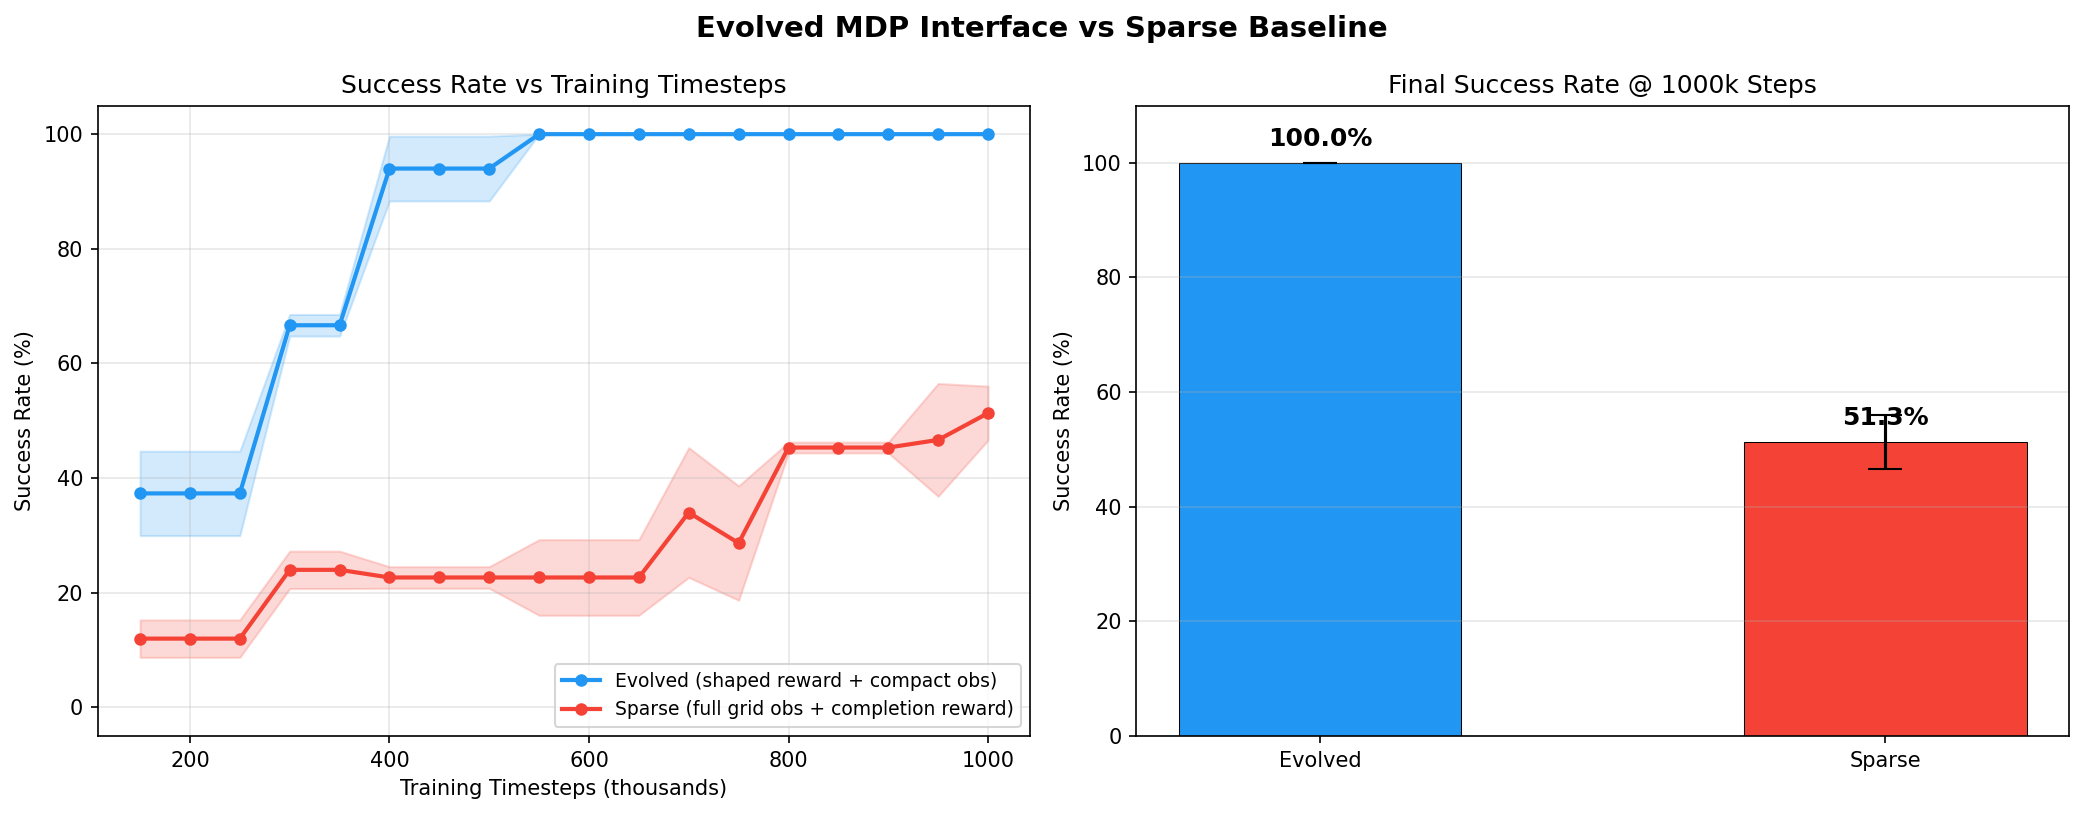

Recreate this plot in Python.
#!/usr/bin/env python3
"""Compare evolved MDP interface vs sparse baseline across training timesteps.

Trains both interfaces at multiple timestep checkpoints (50k, 100k, ..., 1M)
and plots success rate learning curves.

Sparse baseline = full grid observation (flattened) + task-completion-only reward.

Usage:
    python benchmark_evolved_vs_sparse.py
    python benchmark_evolved_vs_sparse.py --max-timesteps 500000 --step 50000 --seeds 3
"""

import argparse
import json
import time

import jax
import jax.numpy as jnp
import matplotlib.pyplot as plt
import numpy as np

import xminigrid

from mdp_discovery.config import Config
from mdp_discovery.mdp_interface import MDPInterface
from mdp_discovery.train import run_training

# ---------------------------------------------------------------------------
# Sparse baseline: full grid obs, task-completion reward only
# ---------------------------------------------------------------------------
SPARSE_CODE = '''
import jax
import jax.numpy as jnp

def get_observation(state):
    """Full grid observation flattened into a 1D vector."""
    grid = state.grid.astype(jnp.float32)
    flat_grid = grid.flatten()

    # Agent position and direction
    agent_pos = state.agent.position.astype(jnp.float32)
    agent_dir = jax.nn.one_hot(state.agent.direction, 4, dtype=jnp.float32)

    return jnp.concatenate([flat_grid, agent_pos, agent_dir])

def compute_reward(state, action, next_state):
    """Sparse reward: +1.0 when agent reaches the goal tile, 0.0 otherwise."""
    pos = next_state.agent.position
    tile = next_state.grid[pos[0], pos[1], 0]
    on_goal = (tile == 6).astype(jnp.float32)  # GOAL tile ID = 6
    return on_goal
'''

# ---------------------------------------------------------------------------
# Evolved interface (best from the run)
# ---------------------------------------------------------------------------
EVOLVED_CODE = '''
import jax
import jax.numpy as jnp

def get_observation(state):
    """Simple but effective observation: agent position, direction, and goal direction."""
    H, W = state.grid.shape[:2]

    # Agent position normalized to [0, 1]
    agent_pos = state.agent.position.astype(jnp.float32)
    norm_pos = agent_pos / jnp.array([H - 1, W - 1], dtype=jnp.float32)

    # Agent direction as one-hot
    dir_onehot = jax.nn.one_hot(state.agent.direction, 4, dtype=jnp.float32)

    # Find goal position
    goal_mask = (state.grid[:, :, 0] == 6)
    ys = jnp.arange(H, dtype=jnp.float32)
    xs = jnp.arange(W, dtype=jnp.float32)
    yy, xx = jnp.meshgrid(ys, xs, indexing='ij')

    goal_count = jnp.maximum(jnp.sum(goal_mask), 1.0)
    goal_y = jnp.sum(yy * goal_mask) / goal_count
    goal_x = jnp.sum(xx * goal_mask) / goal_count

    # Goal position normalized
    norm_goal = jnp.array([goal_y, goal_x]) / jnp.array([H - 1, W - 1], dtype=jnp.float32)

    # Direction vector to goal (unnormalized)
    goal_direction = norm_goal - norm_pos

    # Distance to goal (normalized by max possible distance)
    max_dist = jnp.sqrt(2.0)
    goal_distance = jnp.sqrt(jnp.sum(goal_direction ** 2)) / max_dist

    # Simple local view: tiles in 4 cardinal directions from agent
    DIRECTIONS = jnp.array([(-1, 0), (0, 1), (1, 0), (0, -1)])
    local_tiles = jnp.zeros(4, dtype=jnp.float32)

    for i in range(4):
        dy, dx = DIRECTIONS[i]
        neighbor_y = jnp.clip(agent_pos[0] + dy, 0, H - 1).astype(jnp.int32)
        neighbor_x = jnp.clip(agent_pos[1] + dx, 0, W - 1).astype(jnp.int32)

        in_bounds = ((agent_pos[0] + dy >= 0) & (agent_pos[0] + dy < H) &
                    (agent_pos[1] + dx >= 0) & (agent_pos[1] + dx < W))

        tile_id = jnp.where(in_bounds,
                           state.grid[neighbor_y, neighbor_x, 0].astype(jnp.float32),
                           2.0)
        local_tiles = local_tiles.at[i].set(tile_id / 12.0)

    observation = jnp.concatenate([
        norm_pos,
        dir_onehot,
        norm_goal,
        goal_direction,
        jnp.array([goal_distance]),
        local_tiles
    ])

    return observation

def compute_reward(state, action, next_state):
    """Simple distance-based reward for navigation."""
    goal_mask = (state.grid[:, :, 0] == 6)
    H, W = state.grid.shape[:2]
    ys = jnp.arange(H, dtype=jnp.float32)
    xs = jnp.arange(W, dtype=jnp.float32)
    yy, xx = jnp.meshgrid(ys, xs, indexing='ij')

    goal_count = jnp.maximum(jnp.sum(goal_mask), 1.0)
    goal_y = jnp.sum(yy * goal_mask) / goal_count
    goal_x = jnp.sum(xx * goal_mask) / goal_count

    prev_pos = state.agent.position.astype(jnp.float32)
    curr_pos = next_state.agent.position.astype(jnp.float32)

    prev_dist = jnp.abs(prev_pos[0] - goal_y) + jnp.abs(prev_pos[1] - goal_x)
    curr_dist = jnp.abs(curr_pos[0] - goal_y) + jnp.abs(curr_pos[1] - goal_x)

    reward = prev_dist - curr_dist

    return reward.astype(jnp.float32)
'''


def detect_obs_dim(code: str, config: Config) -> int:
    """Load interface and detect obs_dim from a dummy state."""
    interface = MDPInterface.from_code(code)
    env, env_params = xminigrid.make(config.environment.env_id)
    key = jax.random.key(0)
    timestep = env.reset(env_params, key)
    return interface.validate(timestep.state)


def run_at_timestep(code: str, config: Config, obs_dim: int, timesteps: int) -> dict:
    """Train one interface for a given number of timesteps, return metrics."""
    interface = MDPInterface.from_code(code)
    interface.obs_dim = obs_dim
    metrics = run_training(config, interface, obs_dim, total_timesteps=timesteps)
    return metrics


def main():
    parser = argparse.ArgumentParser(description="Evolved vs Sparse MDP interface comparison")
    parser.add_argument("--max-timesteps", type=int, default=1_000_000, help="Max training timesteps")
    parser.add_argument("--step", type=int, default=50_000, help="Timestep interval between evaluations")
    parser.add_argument("--seeds", type=int, default=3, help="Number of seeds per configuration")
    parser.add_argument("--output", type=str, default="benchmark_evolved_vs_sparse.png", help="Output plot")
    parser.add_argument("--config", type=str, default="configs/default.yaml", help="Config file")
    args = parser.parse_args()

    config = Config.from_yaml(args.config)

    # Compute valid timestep checkpoints (must produce at least 1 update)
    tc = config.training
    num_devices = jax.local_device_count()
    min_timesteps = tc.num_steps * tc.num_envs  # minimum for 1 update
    timestep_points = list(range(args.step, args.max_timesteps + 1, args.step))
    timestep_points = [t for t in timestep_points if t >= min_timesteps]

    if not timestep_points:
        print(f"ERROR: step size {args.step} too small. Minimum timesteps = {min_timesteps}")
        return

    print(f"{'='*60}")
    print(f"Evolved vs Sparse MDP Interface Comparison")
    print(f"{'='*60}")
    print(f"  Timestep checkpoints: {timestep_points}")
    print(f"  Seeds per config:     {args.seeds}")
    print(f"  Devices:              {num_devices}")
    print(f"  Num envs:             {tc.num_envs}")
    print(f"  Min timesteps:        {min_timesteps}")
    print(f"{'='*60}\n")

    # Detect obs dims
    sparse_obs_dim = detect_obs_dim(SPARSE_CODE, config)
    evolved_obs_dim = detect_obs_dim(EVOLVED_CODE, config)
    print(f"Sparse obs_dim:  {sparse_obs_dim}")
    print(f"Evolved obs_dim: {evolved_obs_dim}\n")

    interfaces = {
        "Evolved (shaped reward + compact obs)": (EVOLVED_CODE, evolved_obs_dim),
        "Sparse (full grid obs + completion reward)": (SPARSE_CODE, sparse_obs_dim),
    }

    all_results = {}

    for name, (code, obs_dim) in interfaces.items():
        print(f"\n{'='*60}")
        print(f"Training: {name} (obs_dim={obs_dim})")
        print(f"{'='*60}")

        results_per_seed = []
        for seed in range(args.seeds):
            config.training.seed = 42 + seed
            seed_results = []

            for ts in timestep_points:
                print(f"  [seed={seed}] timesteps={ts:>10,} ... ", end="", flush=True)
                t0 = time.time()
                metrics = run_at_timestep(code, config, obs_dim, ts)
                elapsed = time.time() - t0
                print(f"success={metrics['success_rate']*100:.0f}%  ({elapsed:.1f}s)")
                seed_results.append({
                    "timesteps": ts,
                    "success_rate": metrics["success_rate"],
                    "final_return": metrics["final_return"],
                    "final_length": metrics["final_length"],
                    "training_time": metrics["training_time"],
                    "success_curve": metrics["success_curve"],
                })

            results_per_seed.append(seed_results)

        all_results[name] = results_per_seed

    # Reset seed
    config.training.seed = 42

    # Save raw data
    json_path = args.output.replace(".png", ".json")
    with open(json_path, "w") as f:
        json.dump(all_results, f, indent=2)
    print(f"\nRaw data saved to {json_path}")

    # ---------------------------------------------------------------------------
    # Plot
    # ---------------------------------------------------------------------------
    fig, axes = plt.subplots(1, 2, figsize=(14, 5.5))
    fig.suptitle("Evolved MDP Interface vs Sparse Baseline", fontsize=14, fontweight="bold")

    colors = {"Evolved (shaped reward + compact obs)": "#2196F3",
              "Sparse (full grid obs + completion reward)": "#F44336"}

    # --- Panel 1: Success rate vs timesteps ---
    ax = axes[0]
    for name, results_per_seed in all_results.items():
        # results_per_seed: list of seeds, each a list of {timesteps, success_rate, ...}
        n_seeds = len(results_per_seed)
        n_points = len(timestep_points)

        matrix = np.zeros((n_seeds, n_points))
        for s, seed_results in enumerate(results_per_seed):
            for i, r in enumerate(seed_results):
                matrix[s, i] = r["success_rate"] * 100

        mean = matrix.mean(axis=0)
        std = matrix.std(axis=0)
        xs = [t / 1000 for t in timestep_points]  # in thousands

        color = colors[name]
        ax.plot(xs, mean, "o-", color=color, label=name, linewidth=2, markersize=5)
        ax.fill_between(xs, mean - std, mean + std, alpha=0.2, color=color)

    ax.set_xlabel("Training Timesteps (thousands)")
    ax.set_ylabel("Success Rate (%)")
    ax.set_title("Success Rate vs Training Timesteps")
    ax.legend(fontsize=9, loc="lower right")
    ax.grid(True, alpha=0.3)
    ax.set_ylim(-5, 105)

    # --- Panel 2: Bar chart at final timestep ---
    ax = axes[1]
    final_ts = timestep_points[-1]
    bar_data = []
    bar_labels = []
    bar_errs = []
    bar_colors = []

    for name, results_per_seed in all_results.items():
        rates = [seed[-1]["success_rate"] * 100 for seed in results_per_seed]
        bar_data.append(np.mean(rates))
        bar_errs.append(np.std(rates))
        bar_labels.append(name.split("(")[0].strip())
        bar_colors.append(colors[name])

    bars = ax.bar(bar_labels, bar_data, yerr=bar_errs, color=bar_colors,
                  width=0.5, capsize=8, edgecolor="black", linewidth=0.5)
    for bar, val in zip(bars, bar_data):
        ax.text(bar.get_x() + bar.get_width() / 2, bar.get_height() + 2,
                f"{val:.1f}%", ha="center", va="bottom", fontweight="bold", fontsize=12)

    ax.set_ylabel("Success Rate (%)")
    ax.set_title(f"Final Success Rate @ {final_ts/1000:.0f}k Steps")
    ax.set_ylim(0, 110)
    ax.grid(True, alpha=0.3, axis="y")

    plt.tight_layout()
    plt.savefig(args.output, dpi=150, bbox_inches="tight")
    print(f"Plot saved to {args.output}")
    plt.close()

    # Print summary table
    print(f"\n{'='*70}")
    print(f"{'Interface':<45} {'Success':>10} {'Std':>8}")
    print(f"{'='*70}")
    for name, results_per_seed in all_results.items():
        rates = [seed[-1]["success_rate"] * 100 for seed in results_per_seed]
        print(f"{name:<45} {np.mean(rates):>9.1f}% {np.std(rates):>7.1f}%")
    print(f"{'='*70}")


if __name__ == "__main__":
    main()
